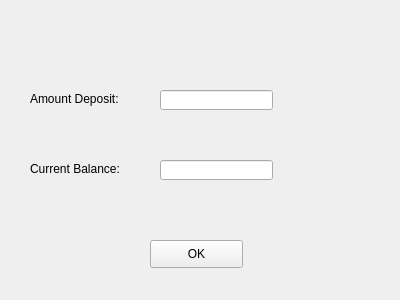
<?xml version="1.0" encoding="UTF-8"?>
<ui version="4.0">
 <class>Atm_Deposit_Receipt</class>
 <widget class="QWidget" name="Atm_Deposit_Receipt">
  <property name="geometry">
   <rect>
    <x>0</x>
    <y>0</y>
    <width>400</width>
    <height>300</height>
   </rect>
  </property>
  <property name="windowTitle">
   <string>DEPOSIT RECEIPT</string>
  </property>
  <widget class="QLabel" name="label">
   <property name="geometry">
    <rect>
     <x>30</x>
     <y>90</y>
     <width>191</width>
     <height>17</height>
    </rect>
   </property>
   <property name="text">
    <string>Amount Deposit:</string>
   </property>
  </widget>
  <widget class="QLabel" name="label_2">
   <property name="geometry">
    <rect>
     <x>30</x>
     <y>160</y>
     <width>191</width>
     <height>17</height>
    </rect>
   </property>
   <property name="text">
    <string>Current Balance:</string>
   </property>
  </widget>
  <widget class="QLineEdit" name="lineEdit">
   <property name="geometry">
    <rect>
     <x>160</x>
     <y>90</y>
     <width>113</width>
     <height>20</height>
    </rect>
   </property>
  </widget>
  <widget class="QLineEdit" name="lineEdit_2">
   <property name="geometry">
    <rect>
     <x>160</x>
     <y>160</y>
     <width>113</width>
     <height>20</height>
    </rect>
   </property>
  </widget>
  <widget class="QPushButton" name="receipt">
   <property name="geometry">
    <rect>
     <x>150</x>
     <y>240</y>
     <width>93</width>
     <height>28</height>
    </rect>
   </property>
   <property name="text">
    <string>OK</string>
   </property>
  </widget>
 </widget>
 <resources/>
 <connections/>
</ui>
